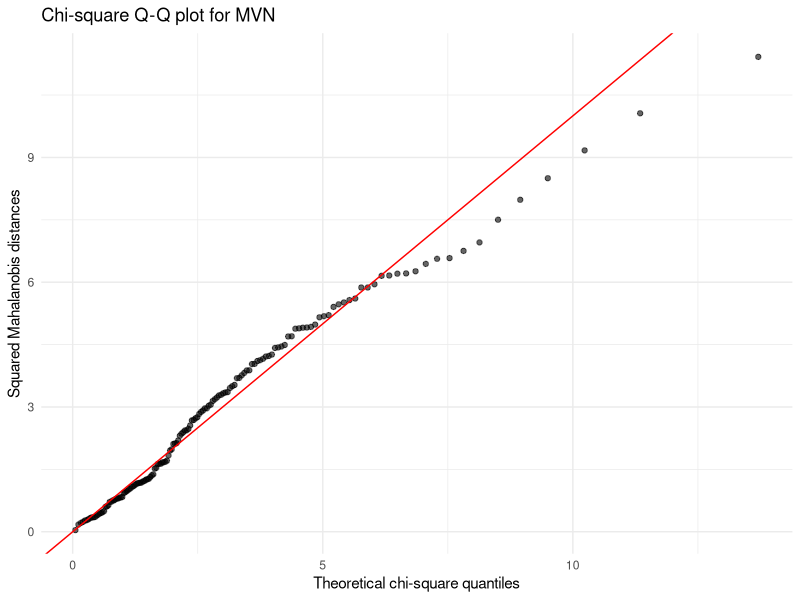
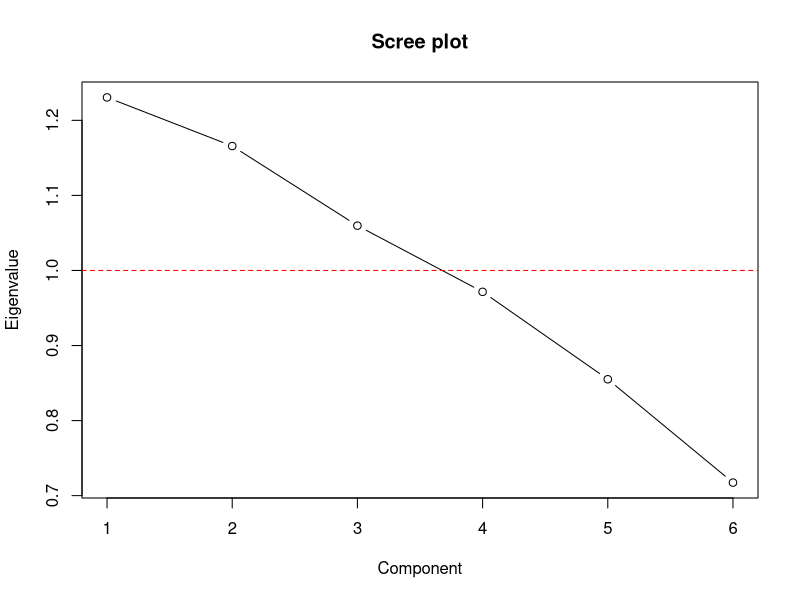
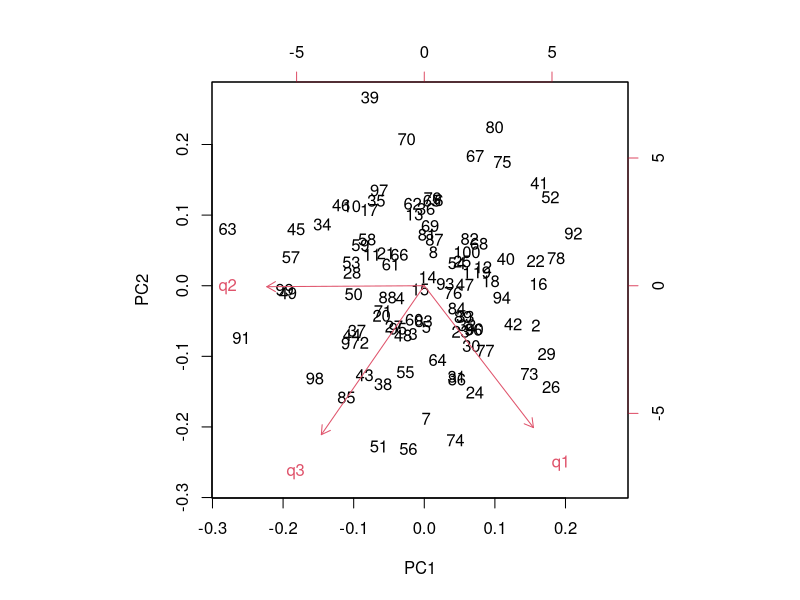
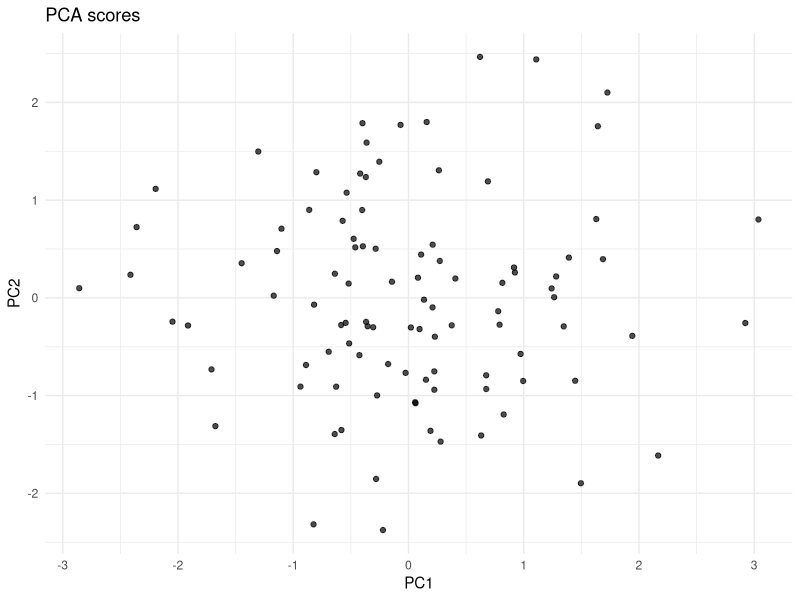
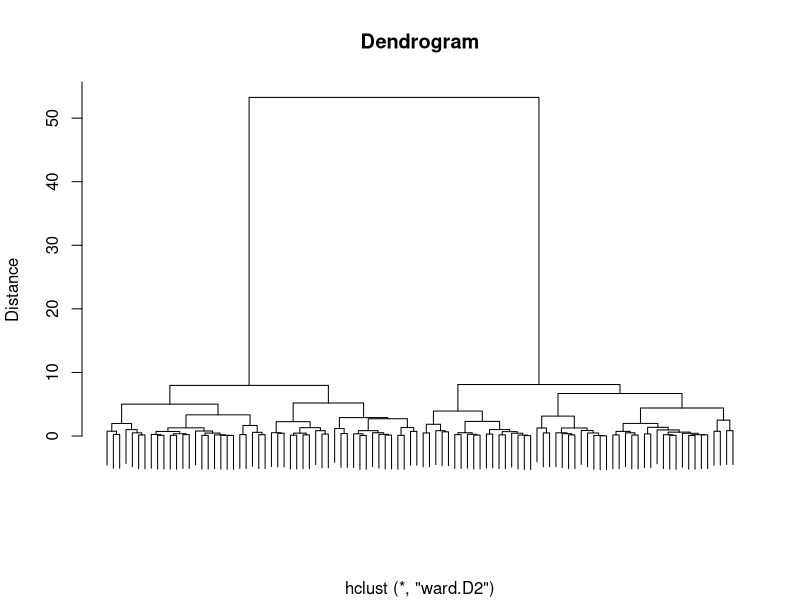
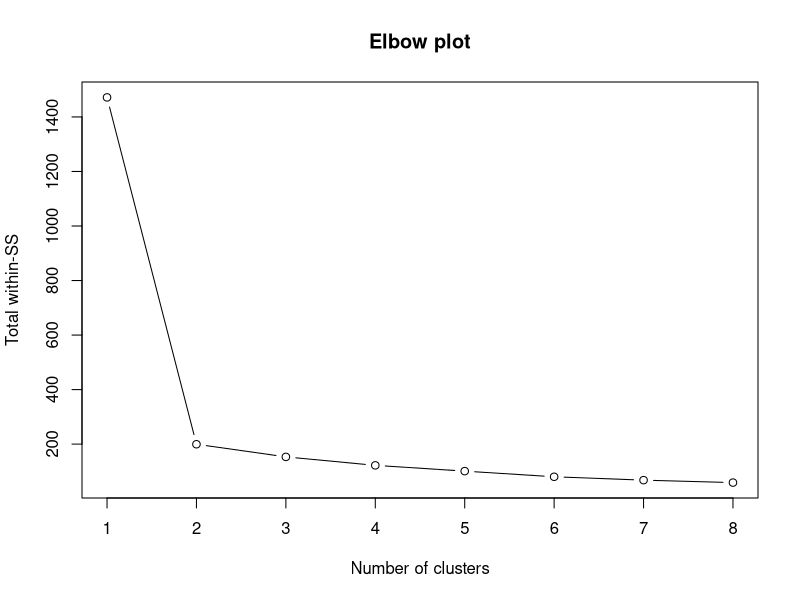
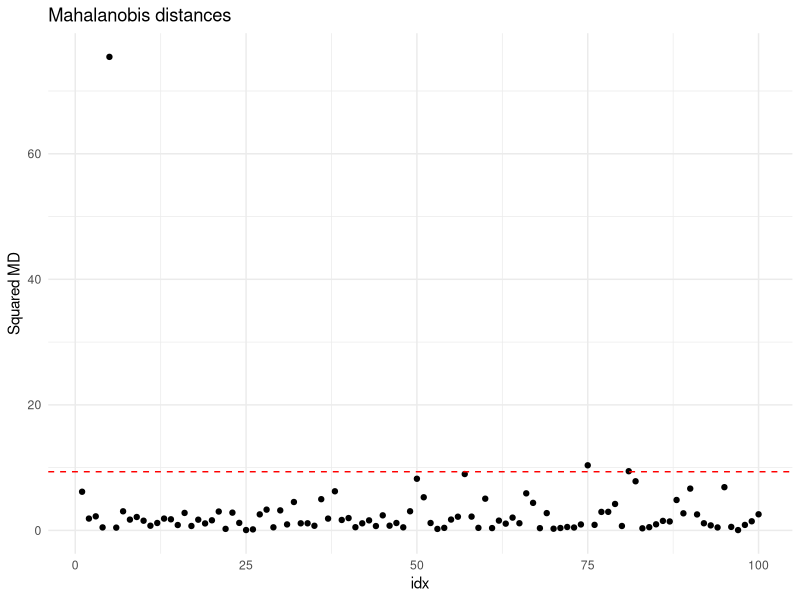

Generate these figures, in order, with R:
## ---- chunk 1
knitr::opts_chunk$set(echo = TRUE, warning = FALSE, message = FALSE)

library(tidyverse)
library(broom)
library(car)
library(knitr)
## ---- chunk 2
# --- Self-contained: multivariate data frame ---
set.seed(201)
p2_n  <- 120
p2_df <- tibble(
  id     = 1:p2_n,
  gender = factor(rep(c("M", "F"), each = 60)),
  q1 = rnorm(p2_n, 50, 10),
  q2 = rnorm(p2_n, 55, 12),
  q3 = rnorm(p2_n, 48,  9),
  q4 = rnorm(p2_n, 60, 11),
  q5 = rnorm(p2_n, 52, 10),
  q6 = rnorm(p2_n, 58, 13)
)
head(p2_df)
## ---- chunk 3
# --- Self-contained: numeric matrix ---
set.seed(202)
p2_df <- tibble(
  id = 1:100, g = factor(rep(c("A", "B"), each = 50)),
  q1 = rnorm(100), q2 = rnorm(100), q3 = rnorm(100)
)

p2_X <- p2_df %>% select(starts_with("q")) %>% as.matrix()
dim(p2_X)
class(p2_X)
## ---- chunk 4
# --- Self-contained: mean and covariance ---
set.seed(203)
p2_X <- matrix(rnorm(60 * 3), ncol = 3)

p2_mean <- colMeans(p2_X)
p2_S    <- cov(p2_X)
p2_R    <- cor(p2_X)

round(p2_mean, 3)
round(p2_S, 3)
round(p2_R, 3)
## ---- chunk 5
# --- Self-contained: standardization ---
set.seed(204)
p2_X  <- cbind(height = rnorm(100, 170, 10),
               weight = rnorm(100, 70, 15),
               bmi    = rnorm(100, 24, 3))

p2_Xs <- scale(p2_X)         # mean 0, sd 1
round(colMeans(p2_Xs), 5)
round(apply(p2_Xs, 2, sd), 5)
## ---- chunk 6
# --- Self-contained: group means ---
set.seed(205)
p2_df <- tibble(
  group = factor(rep(c("A", "B", "C"), each = 30)),
  y1 = c(rnorm(30, 10, 2), rnorm(30, 12, 2), rnorm(30, 15, 2)),
  y2 = c(rnorm(30, 20, 3), rnorm(30, 22, 3), rnorm(30, 25, 3))
)

p2_df %>%
  group_by(group) %>%
  summarise(across(c(y1, y2), mean), .groups = "drop") %>%
  kable(digits = 3)
## ---- chunk 7
# --- Self-contained: Hotelling T2 ---
set.seed(301)
p3_df <- tibble(
  group = factor(rep(c("M", "F"), each = 60)),
  q1 = c(rnorm(60, 50, 10), rnorm(60, 53, 10)),
  q2 = c(rnorm(60, 55, 12), rnorm(60, 58, 12)),
  q3 = c(rnorm(60, 48,  9), rnorm(60, 47,  9))
)

p3_X1 <- p3_df %>% filter(group == "M") %>% select(-group) %>% as.matrix()
p3_X2 <- p3_df %>% filter(group == "F") %>% select(-group) %>% as.matrix()

p3_n1 <- nrow(p3_X1); p3_n2 <- nrow(p3_X2); p3_p <- ncol(p3_X1)

p3_xbar1 <- colMeans(p3_X1)
p3_xbar2 <- colMeans(p3_X2)
p3_S1    <- cov(p3_X1)
p3_S2    <- cov(p3_X2)
p3_Sp    <- ((p3_n1 - 1) * p3_S1 + (p3_n2 - 1) * p3_S2) / (p3_n1 + p3_n2 - 2)

p3_diff <- p3_xbar1 - p3_xbar2
p3_T2   <- as.numeric((p3_n1 * p3_n2) / (p3_n1 + p3_n2) *
                      t(p3_diff) %*% solve(p3_Sp) %*% p3_diff)

p3_F  <- (p3_n1 + p3_n2 - p3_p - 1) * p3_T2 /
         ((p3_n1 + p3_n2 - 2) * p3_p)
p3_pv <- 1 - pf(p3_F, p3_p, p3_n1 + p3_n2 - p3_p - 1)

tibble(
  Statistic = c("Hotelling T2", "F", "df1", "df2", "p-value"),
  Value     = round(c(p3_T2, p3_F, p3_p, p3_n1 + p3_n2 - p3_p - 1, p3_pv), 4)
) %>% kable()
## ---- chunk 8
# --- Self-contained: univariate follow-up ---
set.seed(302)
p3_df <- tibble(
  group = factor(rep(c("M", "F"), each = 60)),
  q1 = c(rnorm(60, 50, 10), rnorm(60, 53, 10)),
  q2 = c(rnorm(60, 55, 12), rnorm(60, 58, 12)),
  q3 = c(rnorm(60, 48,  9), rnorm(60, 47,  9))
)

p3_df %>%
  pivot_longer(cols = starts_with("q"), names_to = "var", values_to = "value") %>%
  group_by(var) %>%
  summarise(
    t = t.test(value ~ group)$statistic,
    p = t.test(value ~ group)$p.value,
    .groups = "drop"
  ) %>%
  mutate(p_bonf = p.adjust(p, method = "bonferroni")) %>%
  kable(digits = 4)
## ---- chunk 9
# --- Self-contained: confidence ellipse ---
set.seed(303)
p3_df <- tibble(
  group = factor(rep(c("A", "B"), each = 40)),
  q1 = c(rnorm(40, 10, 2), rnorm(40, 12, 2)),
  q2 = c(rnorm(40, 20, 3), rnorm(40, 22, 3))
)

p3_diff <- colMeans(subset(p3_df, group == "A")[, -1]) -
           colMeans(subset(p3_df, group == "B")[, -1])

# 95% CI ellipse parameters (approximate)
p3_S <- cov(subset(p3_df, group == "A")[, -1])
p3_eig <- eigen(p3_S)
round(p3_diff, 3)
round(p3_eig$values, 3)
## ---- chunk 10
# --- Self-contained: Box's M test ---
set.seed(304)
p3_df <- tibble(
  group = factor(rep(c("A", "B"), each = 40)),
  q1 = c(rnorm(40, 10, 2), rnorm(40, 12, 2)),
  q2 = c(rnorm(40, 20, 3), rnorm(40, 22, 3))
)

# Box's M via heplots is available, but a simpler check:
p3_S1 <- cov(subset(p3_df, group == "A")[, -1])
p3_S2 <- cov(subset(p3_df, group == "B")[, -1])
round(p3_S1, 3)
round(p3_S2, 3)
# Rule of thumb: max/min variance ratio < 4 -> OK
## ---- chunk 11
# --- Self-contained: separate-covariance T2 ---
set.seed(305)
p3_df <- tibble(
  group = factor(rep(c("A", "B"), each = 40)),
  q1 = c(rnorm(40, 10, 1), rnorm(40, 12, 4)),
  q2 = c(rnorm(40, 20, 1), rnorm(40, 22, 4))
)

p3_X1 <- subset(p3_df, group == "A")[, -1] %>% as.matrix()
p3_X2 <- subset(p3_df, group == "B")[, -1] %>% as.matrix()

p3_T2_sep <- as.numeric(
  t(colMeans(p3_X1) - colMeans(p3_X2)) %*%
  solve(cov(p3_X1)/nrow(p3_X1) + cov(p3_X2)/nrow(p3_X2)) %*%
  (colMeans(p3_X1) - colMeans(p3_X2))
)
round(p3_T2_sep, 4)
## ---- chunk 12
# --- Self-contained: one-way MANOVA ---
set.seed(401)
p4_df <- tibble(
  group = factor(rep(c("A", "B", "C"), each = 30)),
  y1 = c(rnorm(30, 10, 2), rnorm(30, 12, 2), rnorm(30, 15, 2)),
  y2 = c(rnorm(30, 20, 3), rnorm(30, 22, 3), rnorm(30, 25, 3)),
  y3 = c(rnorm(30, 30, 4), rnorm(30, 28, 4), rnorm(30, 35, 4))
)

p4_fit <- manova(cbind(y1, y2, y3) ~ group, data = p4_df)
summary(p4_fit, test = "Wilks")
summary(p4_fit, test = "Pillai")
summary(p4_fit, test = "Hotelling-Lawley")
summary(p4_fit, test = "Roy")
## ---- chunk 13
# --- Self-contained: follow-up univariate ANOVAs ---
set.seed(402)
p4_df <- tibble(
  group = factor(rep(c("A", "B", "C"), each = 30)),
  y1 = c(rnorm(30, 10, 2), rnorm(30, 12, 2), rnorm(30, 15, 2)),
  y2 = c(rnorm(30, 20, 3), rnorm(30, 22, 3), rnorm(30, 25, 3)),
  y3 = c(rnorm(30, 30, 4), rnorm(30, 28, 4), rnorm(30, 35, 4))
)
p4_fit <- manova(cbind(y1, y2, y3) ~ group, data = p4_df)
summary.aov(p4_fit)
## ---- chunk 14
# --- Self-contained: post-hoc on y1 ---
set.seed(403)
p4_df <- tibble(
  group = factor(rep(c("A", "B", "C"), each = 30)),
  y1 = c(rnorm(30, 10, 2), rnorm(30, 12, 2), rnorm(30, 15, 2))
)

TukeyHSD(aov(y1 ~ group, data = p4_df))
## ---- chunk 15
# --- Self-contained: Box's M ---
# heplots package provides boxM(); if not available, use manual check.
set.seed(404)
p4_df <- tibble(
  group = factor(rep(c("A", "B", "C"), each = 30)),
  y1 = c(rnorm(30, 10, 2), rnorm(30, 12, 2), rnorm(30, 15, 2)),
  y2 = c(rnorm(30, 20, 3), rnorm(30, 22, 3), rnorm(30, 25, 3))
)

by(p4_df[, c("y1", "y2")], p4_df$group, cov)
## ---- chunk 16
# --- Self-contained: Mardia's test ---
set.seed(501)
p5_df <- tibble(
  y1 = rnorm(150),
  y2 = rnorm(150),
  y3 = rnorm(150)
)

p5_mardia <- function(X) {
  X <- as.matrix(X)
  n <- nrow(X); p <- ncol(X)
  S <- cov(X); Sinv <- solve(S)
  Xc <- scale(X, center = TRUE, scale = FALSE)
  D <- Xc %*% Sinv %*% t(Xc)

  b1p <- mean(D^3)
  chi_skew <- n * b1p / 6
  df_skew  <- p * (p + 1) * (p + 2) / 6
  p_skew   <- 1 - pchisq(chi_skew, df_skew)

  b2p <- mean(diag(D)^2)
  expected <- p * (p + 2)
  var_kurt <- 8 * p * (p + 2) / n
  z_kurt   <- (b2p - expected) / sqrt(var_kurt)
  p_kurt   <- 2 * (1 - pnorm(abs(z_kurt)))

  tibble(
    Test      = c("Mardia skewness", "Mardia kurtosis"),
    Statistic = round(c(chi_skew, z_kurt), 4),
    df        = c(df_skew, NA),
    p_value   = round(c(p_skew, p_kurt), 4)
  )
}

p5_mardia(p5_df) %>% kable()
## ---- chunk 17
# --- Self-contained: chi-square Q-Q plot ---
set.seed(502)
p5_X <- matrix(rnorm(150 * 3), ncol = 3)

p5_md <- mahalanobis(p5_X, colMeans(p5_X), cov(p5_X))
p5_qq <- qqplot(qchisq(ppoints(length(p5_md)), df = 3),
                sort(p5_md),
                plot.it = FALSE)

ggplot(tibble(theoretical = p5_qq$x, sample = p5_qq$y),
       aes(theoretical, sample)) +
  geom_point(alpha = 0.6) +
  geom_abline(slope = 1, intercept = 0, color = "red") +
  theme_minimal() +
  labs(title = "Chi-square Q-Q plot for MVN",
       x = "Theoretical chi-square quantiles",
       y = "Squared Mahalanobis distances")
## ---- chunk 18
# --- Self-contained: CS estimation ---
set.seed(601)
p6_X <- matrix(rnorm(120 * 4), ncol = 4)

p6_S <- cov(p6_X)
p6_p <- ncol(p6_S)

p6_sigma2_hat <- mean(diag(p6_S))
p6_rho_hat    <- mean(p6_S[lower.tri(p6_S)]) / p6_sigma2_hat

p6_Sigma_hat <- p6_sigma2_hat * ((1 - p6_rho_hat) * diag(p6_p) +
                                 p6_rho_hat * matrix(1, p6_p, p6_p))

round(p6_sigma2_hat, 3)
round(p6_rho_hat, 3)
round(p6_Sigma_hat, 3)
## ---- chunk 19
# --- Self-contained: sphericity check ---
set.seed(602)
p6_df <- expand.grid(
  subject = factor(1:20),
  time    = factor(c("t1", "t2", "t3"))
) %>%
  mutate(y = 10 + as.numeric(time) * 2 +
             rep(rnorm(20, 0, 1), each = 3) + rnorm(60, 0, 1))

# Check sphericity via afex (if available)
# afex::aov_ez(id = "subject", dv = "y", data = p6_df, within = "time")

# Manual: variances of pairwise differences
p6_wide <- p6_df %>%
  pivot_wider(names_from = time, values_from = y)

p6_diffs <- cbind(p6_wide$t1 - p6_wide$t2,
                  p6_wide$t1 - p6_wide$t3,
                  p6_wide$t2 - p6_wide$t3)
apply(p6_diffs, 2, var)
## ---- chunk 20
# --- Self-contained: compare CS to UN ---
# Use nlme::gls (base R companion to lme4)
# library(nlme)
# gls_cs <- gls(y ~ time, data = p6_df, correlation = corCompSymm(form = ~ 1 | subject))
# gls_un <- gls(y ~ time, data = p6_df, correlation = corSymm(form = ~ 1 | subject))
# anova(gls_cs, gls_un)
## ---- chunk 21
# --- Self-contained: PCA on standardized data ---
set.seed(701)
p7_n  <- 150
p7_df <- tibble(
  q1 = rnorm(p7_n, 50, 10),
  q2 = rnorm(p7_n, 55, 12),
  q3 = rnorm(p7_n, 48,  9),
  q4 = rnorm(p7_n, 60, 11),
  q5 = rnorm(p7_n, 52, 10),
  q6 = rnorm(p7_n, 58, 13)
)

p7_pca <- prcomp(p7_df, scale. = TRUE)
summary(p7_pca)
## ---- chunk 22
# --- Self-contained: eigenvalues ---
set.seed(702)
p7_df <- tibble(
  q1 = rnorm(150, 50, 10), q2 = rnorm(150, 55, 12),
  q3 = rnorm(150, 48,  9), q4 = rnorm(150, 60, 11),
  q5 = rnorm(150, 52, 10), q6 = rnorm(150, 58, 13)
)
p7_pca <- prcomp(p7_df, scale. = TRUE)

p7_eig <- p7_pca$sdev^2
p7_prop <- p7_eig / sum(p7_eig)
p7_cum  <- cumsum(p7_prop)

tibble(
  PC          = 1:length(p7_eig),
  Eigenvalue  = round(p7_eig, 4),
  PropVar     = round(p7_prop, 4),
  CumProp     = round(p7_cum, 4)
) %>% kable()
## ---- chunk 23
# --- Self-contained: Kaiser ---
set.seed(703)
p7_df <- tibble(
  q1 = rnorm(150), q2 = rnorm(150), q3 = rnorm(150),
  q4 = rnorm(150), q5 = rnorm(150), q6 = rnorm(150)
)
p7_pca <- prcomp(p7_df, scale. = TRUE)
p7_eig <- p7_pca$sdev^2
sum(p7_eig > 1)
## ---- chunk 24
# --- Self-contained: scree plot ---
set.seed(704)
p7_df <- tibble(
  q1 = rnorm(150), q2 = rnorm(150), q3 = rnorm(150),
  q4 = rnorm(150), q5 = rnorm(150), q6 = rnorm(150)
)
p7_pca <- prcomp(p7_df, scale. = TRUE)

# Option A: plot eigenvalues manually (most reliable)
p7_eig <- p7_pca$sdev^2
plot(1:length(p7_eig), p7_eig, type = "b",
     xlab = "Component", ylab = "Eigenvalue",
     main = "Scree plot")
abline(h = 1, col = "red", lty = 2)   # Kaiser reference line

# Option B (alternative): base screeplot
# screeplot(p7_pca, type = "lines", main = "Scree plot")
## ---- chunk 25
# --- Self-contained: loadings ---
set.seed(705)
p7_df <- tibble(
  q1 = rnorm(150), q2 = rnorm(150), q3 = rnorm(150),
  q4 = rnorm(150), q5 = rnorm(150), q6 = rnorm(150)
)
p7_pca <- prcomp(p7_df, scale. = TRUE)
round(p7_pca$rotation, 3)
## ---- chunk 26
# --- Self-contained: orthogonality ---
set.seed(706)
p7_df <- tibble(
  q1 = rnorm(150), q2 = rnorm(150), q3 = rnorm(150)
)
p7_pca <- prcomp(p7_df, scale. = TRUE)
round(t(p7_pca$rotation) %*% p7_pca$rotation, 5)
## ---- chunk 27
# --- Self-contained: scores ---
set.seed(707)
p7_df <- tibble(
  q1 = rnorm(150), q2 = rnorm(150), q3 = rnorm(150)
)
p7_pca <- prcomp(p7_df, scale. = TRUE)
p7_scores <- as_tibble(p7_pca$x)
head(p7_scores)
## ---- chunk 28
# --- Self-contained: group comparison on PC scores ---
set.seed(708)
p7_df <- tibble(
  group = factor(rep(c("A", "B"), each = 75)),
  q1 = c(rnorm(75, 50, 10), rnorm(75, 55, 10)),
  q2 = c(rnorm(75, 55, 12), rnorm(75, 60, 12)),
  q3 = c(rnorm(75, 48,  9), rnorm(75, 50,  9))
)
p7_pca <- prcomp(p7_df %>% select(-group), scale. = TRUE)
p7_scores <- as_tibble(p7_pca$x) %>% mutate(group = p7_df$group)

t.test(PC1 ~ group, data = p7_scores)
t.test(PC2 ~ group, data = p7_scores)
## ---- chunk 29
# --- Self-contained: biplot ---
set.seed(709)
p7_df <- tibble(
  q1 = rnorm(100), q2 = rnorm(100), q3 = rnorm(100)
)
p7_pca <- prcomp(p7_df, scale. = TRUE)

biplot(p7_pca)
## ---- chunk 30
# --- Self-contained: PCA plot with ggplot ---
set.seed(710)
p7_df <- tibble(
  q1 = rnorm(100), q2 = rnorm(100), q3 = rnorm(100)
)
p7_pca <- prcomp(p7_df, scale. = TRUE)
p7_scores <- as_tibble(p7_pca$x)

ggplot(p7_scores, aes(PC1, PC2)) +
  geom_point(alpha = 0.7) +
  theme_minimal() +
  labs(title = "PCA scores")
## ---- chunk 31
# --- Self-contained: SD diagnostic ---
set.seed(711)
p7_df <- tibble(
  a = rnorm(100, 10, 1),
  b = rnorm(100, 100, 30)
)
apply(p7_df, 2, sd)
# Ratio 30/1 = 30 -> use scale. = TRUE
## ---- chunk 32
# --- Self-contained: Kaiser ---
set.seed(801)
p8_X <- matrix(rnorm(200 * 5), ncol = 5)
p8_eig <- prcomp(p8_X, scale. = TRUE)$sdev^2
sum(p8_eig > 1)
## ---- chunk 33
# --- Self-contained: broken-stick ---
set.seed(802)
p8_X <- matrix(rnorm(200 * 5), ncol = 5)
p8_eig <- prcomp(p8_X, scale. = TRUE)$sdev^2
p8_p   <- length(p8_eig)

p8_broken <- sapply(1:p8_p, function(k) sum(1 / (k:p8_p)) / p8_p * p8_p)
tibble(PC = 1:p8_p, Eigenvalue = p8_eig,
       BrokenStick = round(p8_broken, 3),
       Keep = p8_eig > p8_broken) %>% kable()
## ---- chunk 34
# --- Self-contained: cumulative threshold ---
set.seed(803)
p8_X <- matrix(rnorm(200 * 5), ncol = 5)
p8_pca <- prcomp(p8_X, scale. = TRUE)
p8_cum <- cumsum(p8_pca$sdev^2 / sum(p8_pca$sdev^2))
min(which(p8_cum >= 0.80))
## ---- chunk 35
# --- Self-contained: parallel analysis (approximation) ---
set.seed(804)
p8_X <- matrix(rnorm(200 * 5), ncol = 5)
p8_eig <- prcomp(p8_X, scale. = TRUE)$sdev^2

# Simulate random data eigenvalues
p8_rand <- replicate(100, {
  Xr <- matrix(rnorm(200 * 5), ncol = 5)
  prcomp(Xr, scale. = TRUE)$sdev^2
})
p8_rand_mean <- rowMeans(p8_rand)

tibble(
  PC = 1:5,
  Real = round(p8_eig, 3),
  Random = round(p8_rand_mean, 3),
  Keep = p8_eig > p8_rand_mean
) %>% kable()
## ---- chunk 36
# --- Self-contained: factor analysis ---
set.seed(901)
p9_n <- 200
p9_f1 <- rnorm(p9_n); p9_f2 <- rnorm(p9_n)

p9_df <- tibble(
  q1 = p9_f1 + rnorm(p9_n, 0, 0.5),
  q2 = p9_f1 + rnorm(p9_n, 0, 0.5),
  q3 = p9_f1 + rnorm(p9_n, 0, 0.5),
  q4 = p9_f2 + rnorm(p9_n, 0, 0.5),
  q5 = p9_f2 + rnorm(p9_n, 0, 0.5),
  q6 = p9_f2 + rnorm(p9_n, 0, 0.5)
)

p9_fit <- factanal(p9_df, factors = 2, rotation = "varimax")
print(p9_fit)
## ---- chunk 37
# --- Self-contained: try 1 to 3 factors ---
set.seed(902)
p9_n <- 200
p9_f1 <- rnorm(p9_n); p9_f2 <- rnorm(p9_n)
p9_df <- tibble(
  q1 = p9_f1 + rnorm(p9_n, 0, 0.5),
  q2 = p9_f1 + rnorm(p9_n, 0, 0.5),
  q3 = p9_f1 + rnorm(p9_n, 0, 0.5),
  q4 = p9_f2 + rnorm(p9_n, 0, 0.5),
  q5 = p9_f2 + rnorm(p9_n, 0, 0.5),
  q6 = p9_f2 + rnorm(p9_n, 0, 0.5)
)

# Only try k values where df >= 0 (df = ((p-k)^2 - (p+k)) / 2)
p9_p <- ncol(p9_df)
p9_max_k <- floor((2 * p9_p + 1 - sqrt(8 * p9_p + 1)) / 2)   # largest feasible k

for (k in 1:p9_max_k) {
  fit <- tryCatch(
    factanal(p9_df, factors = k, rotation = "varimax"),
    error = function(e) NULL
  )
  if (is.null(fit)) {
    cat("k =", k, "  model failed\n")
  } else if (is.null(fit$PVAL)) {
    cat("k =", k, "  df =", fit$dof,
        "  just-identified (no p-value)\n")
  } else {
    cat("k =", k, "  df =", fit$dof,
        "  p-value =", round(fit$PVAL, 4), "\n")
  }
}
## ---- chunk 38
# --- Self-contained: Bartlett's sphericity ---
set.seed(903)
p9_df <- tibble(
  q1 = rnorm(100), q2 = rnorm(100), q3 = rnorm(100),
  q4 = rnorm(100), q5 = rnorm(100)
)

p9_R <- cor(p9_df)
p9_n <- nrow(p9_df)
p9_p <- ncol(p9_df)
p9_chi2 <- -(p9_n - 1 - (2 * p9_p + 5) / 6) * log(det(p9_R))
p9_df_chi <- p9_p * (p9_p - 1) / 2
p9_pv <- 1 - pchisq(p9_chi2, p9_df_chi)

tibble(
  Test    = "Bartlett sphericity",
  Chi_sq  = round(p9_chi2, 4),
  df      = p9_df_chi,
  p_value = round(p9_pv, 4)
) %>% kable()
## ---- chunk 39
# --- Self-contained: KMO ---
set.seed(904)
p9_df <- tibble(
  q1 = rnorm(100), q2 = rnorm(100), q3 = rnorm(100),
  q4 = rnorm(100), q5 = rnorm(100)
)

p9_kmo <- function(X) {
  R <- cor(X)
  Rinv <- solve(R)
  # Partial correlations
  D <- diag(1 / sqrt(diag(Rinv)))
  P <- -D %*% Rinv %*% D
  diag(P) <- 0
  # Off-diagonal sums
  R2 <- R^2; diag(R2) <- 0
  P2 <- P^2
  sum(R2) / (sum(R2) + sum(P2))
}
round(p9_kmo(p9_df), 3)
## ---- chunk 40
# --- Self-contained: LDA ---
set.seed(1001)
p10_df <- tibble(
  group = factor(rep(c("A", "B", "C"), each = 50)),
  x1 = c(rnorm(50, 0, 1), rnorm(50, 3, 1), rnorm(50, 6, 1)),
  x2 = c(rnorm(50, 0, 1), rnorm(50, 1, 1), rnorm(50, 2, 1))
)

p10_lda <- MASS::lda(group ~ x1 + x2, data = p10_df)
p10_lda
## ---- chunk 41
# --- Self-contained: LDA predictions ---
set.seed(1002)
p10_df <- tibble(
  group = factor(rep(c("A", "B", "C"), each = 50)),
  x1 = c(rnorm(50, 0, 1), rnorm(50, 3, 1), rnorm(50, 6, 1)),
  x2 = c(rnorm(50, 0, 1), rnorm(50, 1, 1), rnorm(50, 2, 1))
)
p10_lda <- MASS::lda(group ~ x1 + x2, data = p10_df)

p10_pred <- predict(p10_lda)
table(Predicted = p10_pred$class, Actual = p10_df$group)

mean(p10_pred$class == p10_df$group)   # accuracy
## ---- chunk 42
# --- Self-contained: QDA ---
set.seed(1003)
p10_df <- tibble(
  group = factor(rep(c("A", "B"), each = 50)),
  x1 = c(rnorm(50, 0, 1), rnorm(50, 3, 2)),
  x2 = c(rnorm(50, 0, 1), rnorm(50, 1, 2))
)

p10_qda <- MASS::qda(group ~ x1 + x2, data = p10_df)
p10_pred_qda <- predict(p10_qda)
table(Predicted = p10_pred_qda$class, Actual = p10_df$group)
## ---- chunk 43
# --- Self-contained: group covariance check ---
set.seed(1004)
p10_df <- tibble(
  group = factor(rep(c("A", "B"), each = 50)),
  x1 = c(rnorm(50, 0, 1), rnorm(50, 3, 1)),
  x2 = c(rnorm(50, 0, 1), rnorm(50, 1, 1))
)

by(p10_df[, c("x1", "x2")], p10_df$group, cov)
## ---- chunk 44
# --- Self-contained: hierarchical clustering ---
set.seed(1101)
p11_X <- rbind(
  matrix(rnorm(50 * 2, mean = 0), ncol = 2),
  matrix(rnorm(50 * 2, mean = 5), ncol = 2)
)

p11_d  <- dist(p11_X)
p11_hc <- hclust(p11_d, method = "ward.D2")

plot(p11_hc, main = "Dendrogram",
     xlab = "", ylab = "Distance", labels = FALSE)
## ---- chunk 45
# --- Self-contained: cut dendrogram ---
set.seed(1102)
p11_X <- rbind(
  matrix(rnorm(50 * 2, mean = 0), ncol = 2),
  matrix(rnorm(50 * 2, mean = 5), ncol = 2)
)
p11_hc <- hclust(dist(p11_X), method = "ward.D2")
p11_clusters <- cutree(p11_hc, k = 2)
table(p11_clusters)
## ---- chunk 46
# --- Self-contained: k-means ---
set.seed(1103)
p11_X <- rbind(
  matrix(rnorm(50 * 2, mean = 0), ncol = 2),
  matrix(rnorm(50 * 2, mean = 5), ncol = 2)
)

p11_km <- kmeans(p11_X, centers = 2, nstart = 25)
p11_km$centers
table(p11_km$cluster)
## ---- chunk 47
# --- Self-contained: elbow plot ---
set.seed(1104)
p11_X <- rbind(
  matrix(rnorm(50 * 2, mean = 0), ncol = 2),
  matrix(rnorm(50 * 2, mean = 5), ncol = 2)
)

p11_wss <- sapply(1:8, function(k) kmeans(p11_X, k, nstart = 25)$tot.withinss)
plot(1:8, p11_wss, type = "b",
     xlab = "Number of clusters", ylab = "Total within-SS",
     main = "Elbow plot")
## ---- chunk 48
# --- Self-contained: silhouette (manual for k=2) ---
set.seed(1105)
p11_X <- rbind(
  matrix(rnorm(50 * 2, mean = 0), ncol = 2),
  matrix(rnorm(50 * 2, mean = 5), ncol = 2)
)
p11_d  <- dist(p11_X)
p11_km <- kmeans(p11_X, centers = 2, nstart = 25)
p11_cl <- p11_km$cluster

# For each point: (b - a) / max(a, b), where a = mean dist to own cluster, b = min mean dist to other
p11_dmat <- as.matrix(p11_d)
p11_sil <- sapply(1:nrow(p11_X), function(i) {
  own <- which(p11_cl == p11_cl[i])
  a <- mean(p11_dmat[i, own[own != i]])
  other <- which(p11_cl != p11_cl[i])
  b <- min(sapply(unique(p11_cl[other]), function(c) mean(p11_dmat[i, other[p11_cl[other] == c]])))
  (b - a) / max(a, b)
})
mean(p11_sil)
## ---- chunk 49
# --- Self-contained: CCA ---
set.seed(1201)
p12_n <- 100
p12_df <- tibble(
  x1 = rnorm(p12_n), x2 = rnorm(p12_n),
  y1 = rnorm(p12_n), y2 = rnorm(p12_n), y3 = rnorm(p12_n)
)
# Induce some correlation
p12_df$y1 <- p12_df$y1 + 0.7 * p12_df$x1

p12_X <- p12_df %>% select(x1, x2) %>% as.matrix()
p12_Y <- p12_df %>% select(y1, y2, y3) %>% as.matrix()

p12_cca <- cancor(p12_X, p12_Y)
p12_cca$cor          # canonical correlations
p12_cca$xcoef        # X coefficients
p12_cca$ycoef        # Y coefficients
## ---- chunk 50
# --- Self-contained: CCA significance ---
set.seed(1202)
p12_n <- 100
p12_X <- matrix(rnorm(p12_n * 2), ncol = 2)
p12_Y <- matrix(rnorm(p12_n * 3), ncol = 3)
p12_Y[, 1] <- p12_Y[, 1] + 0.7 * p12_X[, 1]

p12_cca <- cancor(p12_X, p12_Y)

# Wilks Lambda for the full set
p12_p <- ncol(p12_X); p12_q <- ncol(p12_Y)
p12_r <- length(p12_cca$cor)
p12_Lambda <- prod(1 - p12_cca$cor^2)
p12_chi2   <- -(p12_n - 1 - (p12_p + p12_q + 1) / 2) * log(p12_Lambda)
p12_df     <- p12_p * p12_q
p12_pv     <- 1 - pchisq(p12_chi2, p12_df)

tibble(
  Canonical_Correlation = round(p12_cca$cor, 3),
  Wilks_Lambda          = round(p12_Lambda, 4),
  Chi_sq                = round(p12_chi2, 4),
  df                    = p12_df,
  p_value               = round(p12_pv, 4)
) %>% kable()
## ---- chunk 51
# --- Self-contained: Mahalanobis outliers ---
set.seed(1301)
p13_X <- matrix(rnorm(100 * 3), ncol = 3)
p13_X[5, ] <- c(10, 10, 10)   # inject an outlier
p13_X[80, ] <- c(-8, -8, -8)  # inject another

p13_md <- mahalanobis(p13_X, colMeans(p13_X), cov(p13_X))
p13_threshold <- qchisq(0.975, df = ncol(p13_X))
which(p13_md > p13_threshold)
## ---- chunk 52
# --- Self-contained: iterative MD removal ---
set.seed(1302)
p13_X <- matrix(rnorm(100 * 3), ncol = 3)
p13_X[5, ] <- c(10, 10, 10)

p13_Xc <- p13_X
repeat {
  md <- mahalanobis(p13_Xc, colMeans(p13_Xc), cov(p13_Xc))
  thr <- qchisq(0.975, df = ncol(p13_Xc))
  if (all(md <= thr)) break
  p13_Xc <- p13_Xc[md <= thr, , drop = FALSE]
}
nrow(p13_X) - nrow(p13_Xc)
## ---- chunk 53
# --- Self-contained: MD plot ---
set.seed(1303)
p13_X <- matrix(rnorm(100 * 3), ncol = 3)
p13_X[5, ] <- c(10, 10, 10)

p13_md <- mahalanobis(p13_X, colMeans(p13_X), cov(p13_X))
p13_thr <- qchisq(0.975, df = ncol(p13_X))

ggplot(tibble(idx = 1:length(p13_md), md = p13_md),
       aes(idx, md)) +
  geom_point() +
  geom_hline(yintercept = p13_thr, color = "red", linetype = "dashed") +
  theme_minimal() +
  labs(title = "Mahalanobis distances", y = "Squared MD")
## ---- chunk 54
# --- Self-contained: sphericity check ---
set.seed(1401)
p14_df <- expand.grid(
  subject = factor(1:20),
  time    = factor(c("t1", "t2", "t3", "t4"))
) %>%
  mutate(y = rnorm(80) + as.numeric(time) * 0.5)

p14_wide <- p14_df %>%
  pivot_wider(names_from = time, values_from = y) %>%
  select(-subject) %>%
  as.matrix()

p14_S <- cov(p14_wide)
p14_p <- ncol(p14_S)

# Box's epsilon (lower bound for Greenhouse-Geisser)
p14_Strace <- sum(diag(p14_S)) / p14_p
p14_Sbar   <- p14_S - diag(p14_Strace, p14_p)   # contrast covariance
p14_eps    <- (sum(diag(p14_Sbar))^2) / ((p14_p - 1) * sum(p14_Sbar^2))
round(p14_eps, 3)
## ---- chunk 55
# --- Self-contained: CS test ---
set.seed(1402)
p14_wide <- matrix(rnorm(100 * 4), ncol = 4)
p14_S <- cov(p14_wide)
p14_p <- ncol(p14_S)

p14_sigma2 <- mean(diag(p14_S))
p14_rho    <- mean(p14_S[lower.tri(p14_S)]) / p14_sigma2
p14_CS     <- p14_sigma2 * ((1 - p14_rho) * diag(p14_p) +
                             p14_rho * matrix(1, p14_p, p14_p))

round(p14_S, 3)
round(p14_CS, 3)
